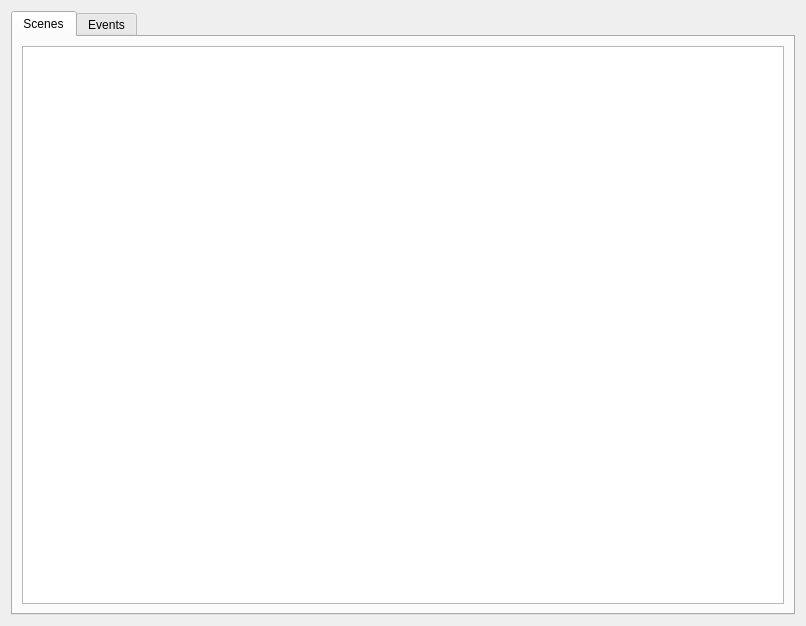
<?xml version="1.0" encoding="UTF-8"?>
<ui version="4.0">
 <class>TimelineView</class>
 <widget class="QWidget" name="TimelineView">
  <property name="geometry">
   <rect>
    <x>0</x>
    <y>0</y>
    <width>806</width>
    <height>626</height>
   </rect>
  </property>
  <property name="windowTitle">
   <string>Form</string>
  </property>
  <layout class="QVBoxLayout" name="verticalLayout">
   <item>
    <widget class="QTabWidget" name="tabWidget">
     <property name="currentIndex">
      <number>0</number>
     </property>
     <widget class="QWidget" name="tabScenes">
      <attribute name="title">
       <string>Scenes</string>
      </attribute>
      <layout class="QVBoxLayout" name="verticalLayout_2">
       <item>
        <widget class="QGraphicsView" name="graphicsTimeline"/>
       </item>
      </layout>
     </widget>
     <widget class="QWidget" name="tabEvents">
      <attribute name="title">
       <string>Events</string>
      </attribute>
      <layout class="QVBoxLayout" name="verticalLayout_3"/>
     </widget>
    </widget>
   </item>
  </layout>
 </widget>
 <resources/>
 <connections/>
</ui>
